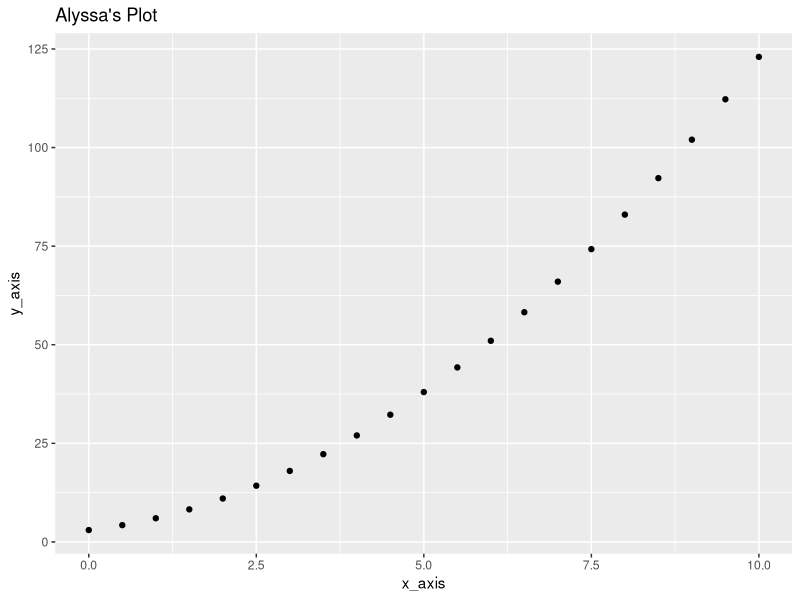

The R source for this figure:
## ---- chunk 1
# Write you code in this cell
x <- c(1,2,3,4,5)
y <- mean(x)
## ---- chunk 2
# Write you code in this cell
sec_per_min <- 60
sec_per_hour <- sec_per_min*60
sec_per_day <- sec_per_hour*24
sec_per_day
## ---- chunk 3
# Write you code in this cell
x_axis <- seq(0, 10, by=0.5) #increase values by 0.5 rather than the default parameter of 1
## ---- chunk 4
# Write you code in this cell
y_axis <- x_axis^2 + 2*x_axis + 3
y_axis
## ---- chunk 5
# Write you code in this cell
#?qplot - see what is needed for qplot
#install.packages("ggplot2")
library(ggplot2)
qplot(x_axis, y_axis,
      main = "Alyssa's Plot")
